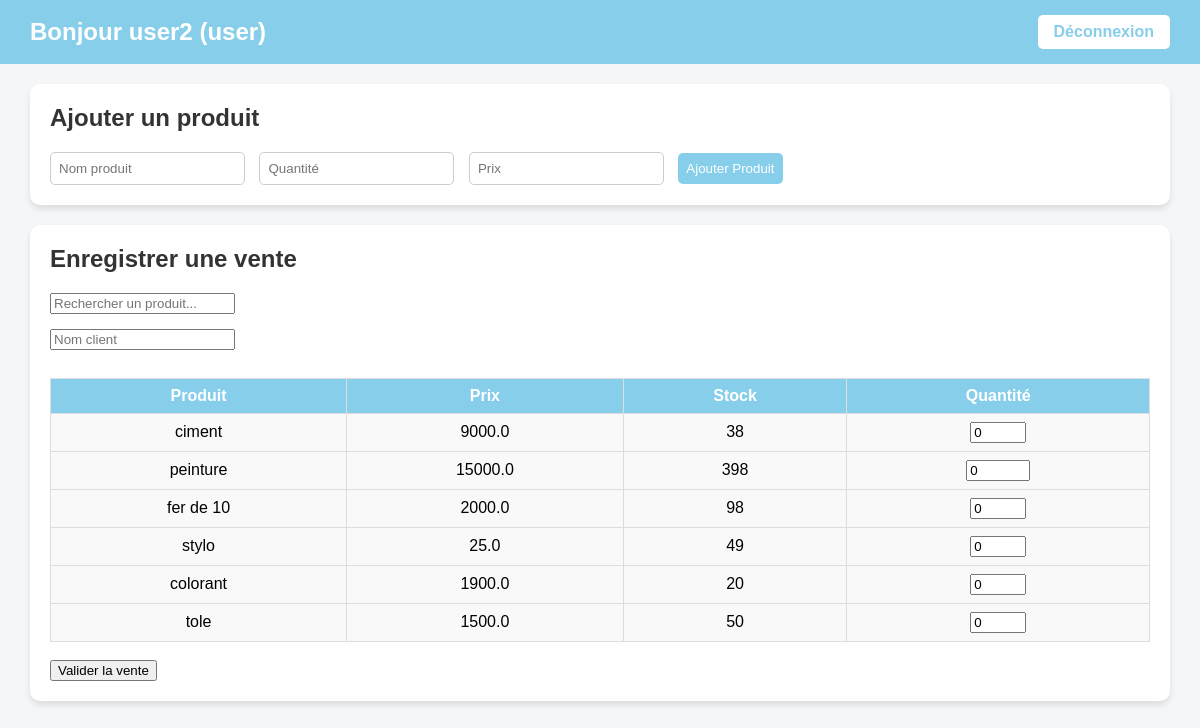
/dashboard (signed in), run on an earlier commit of the app's database.
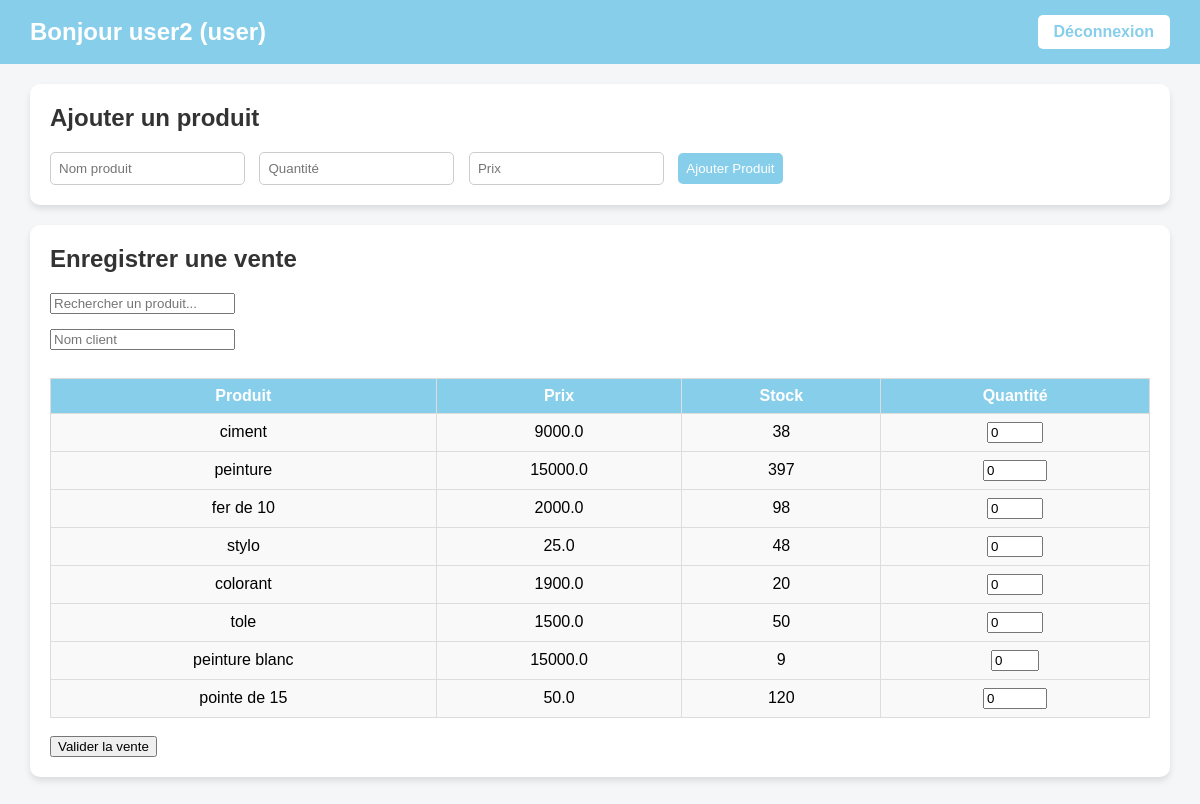
And on a later commit of the database.
### tables this page shows
CREATE TABLE products (
    id INTEGER PRIMARY KEY AUTOINCREMENT,
    name TEXT NOT NULL,
    quantity INTEGER NOT NULL,
    total_quantity INTEGER NOT NULL,
    price REAL NOT NULL,
    username TEXT NOT NULL,
    ville TEXT NOT NULL
);

### main.py (the view)
@app.get("/dashboard", response_class=HTMLResponse)
def dashboard(request: Request):
    if "user" not in request.session:
        return RedirectResponse("/login", status_code=303)
    username = request.session["user"]
    role = request.session.get("role")
    conn = get_db()
    cursor = conn.cursor()
    if role == "admin":
        today = datetime.now().strftime("%Y-%m-%d")
        week_start = (datetime.now() - timedelta(days=datetime.now().weekday())).strftime("%Y-%m-%d")
        month_start = datetime.now().strftime("%Y-%m-01")
        cursor.execute("SELECT SUM(total_price) FROM sales WHERE DATE(date)=?", (today,))
        total_today = cursor.fetchone()[0] or 0
        cursor.execute("SELECT SUM(total_price) FROM sales WHERE DATE(date)>=?", (week_start,))
        total_week = cursor.fetchone()[0] or 0
        cursor.execute("SELECT SUM(total_price) FROM sales WHERE DATE(date)>=?", (month_start,))
        total_month = cursor.fetchone()[0] or 0
        cursor.execute("SELECT name, quantity FROM products WHERE quantity < 5")
        low_stock = cursor.fetchall()
        cursor.execute("""
            SELECT p.name, COALESCE(SUM(s.quantity_sold),0) AS total_sold
            FROM products p
            LEFT JOIN sales s ON s.product_id = p.id
            GROUP BY p.id
            ORDER BY total_sold DESC
            LIMIT 3
        """)
        top_sold = cursor.fetchall()
        cursor.execute("""
            SELECT p.name, COALESCE(SUM(s.quantity_sold),0) AS total_sold
            FROM products p
            LEFT JOIN sales s ON s.product_id = p.id
            GROUP BY p.id
            ORDER BY total_sold ASC
            LIMIT 3
        """)
        least_sold = cursor.fetchall()
        conn.close()
        return templates.TemplateResponse("dashboard.html", {
            "request": request,
            "role": role,
            "username": username,
            "total_today": total_today,
            "total_week": total_week,
            "total_month": total_month,
            "low_stock": low_stock,
            "top_sold": top_sold,
            "least_sold": least_sold
        })
    else:
        cursor.execute("SELECT id, name, quantity, total_quantity, price FROM products WHERE username=?", (username,))
        rows = cursor.fetchall()
        conn.close()
        products = [{"id": r[0], "name": r[1], "quantity": r[2], "total_quantity": r[3], "price": r[4]} for r in rows]
        return templates.TemplateResponse("dashboard.html", {
            "request": request,
            "role": role,
            "username": username,
            "products": products
        })

### templates/dashboard.html (shortened to what this page needs)
<!DOCTYPE html>
<html lang="fr">
<head>
</head>
<body>
<header>
    <h1>Bonjour {{ username }} ({{ role }})</h1>
    <a href="/logout" class="logout">Déconnexion</a>
</header>
<div class="container">
{% if role == "admin" %}
    <div class="card">
        <h2>Statistiques Admin</h2>
        <p><strong>Aujourd'hui :</strong> {{ total_today }} FCFA</p>
        <p><strong>Cette semaine :</strong> {{ total_week }} FCFA</p>
        <p><strong>Ce mois :</strong> {{ total_month }} FCFA</p>
    </div>
    <div class="card">
        <h2>Produits en alerte (quantité < 5)</h2>
        {% if low_stock %}
        <table>
            <tr><th>Produit</th><th>Quantité</th></tr>
            {% for p in low_stock %}
            <tr><td>{{ p[0] }}</td><td>{{ p[1] }}</td></tr>
            {% endfor %}
        </table>
        {% else %}
        <p>Tous les produits sont bien en stock.</p>
        {% endif %}
    </div>
    <div class="card">
        <h2>Top 3 produits les plus vendus</h2>
        {% if top_sold %}
        <table>
            <tr><th>Produit</th><th>Quantité vendue</th></tr>
            {% for p in top_sold %}
            <tr><td>{{ p[0] }}</td><td>{{ p[1] }}</td></tr>
            {% endfor %}
        </table>
        {% else %}
        <p>Aucune vente enregistrée.</p>
        {% endif %}
    </div>
    <div class="card">
        <h2>Top 3 produits les moins vendus</h2>
        {% if least_sold %}
        <table>
            <tr><th>Produit</th><th>Quantité vendue</th></tr>
            {% for p in least_sold %}
            <tr><td>{{ p[0] }}</td><td>{{ p[1] }}</td></tr>
            {% endfor %}
        </table>
        {% else %}
        <p>Aucune vente enregistrée.</p>
        {% endif %}
    </div>
{% else %}
    <div class="card">
        <h2>Ajouter un produit</h2>
        <form class="form-inline" action="/add-product" method="post">
            <input type="text" name="name" placeholder="Nom produit" required>
            <input type="number" name="quantity" placeholder="Quantité" min="1" required>
            <input type="number" name="price" placeholder="Prix" step="0.01" min="0" required>
            <button type="submit">Ajouter Produit</button>
        </form>
    </div>
    <div class="card">
        <h2>Enregistrer une vente</h2>
        <div class="search-box">
            <input type="text" id="searchInput" placeholder="Rechercher un produit...">
        </div>
        <form action="/sale" method="post">
            <input type="text" name="client_name" placeholder="Nom client" required><br><br>
            <table id="productsTable">
                <thead>
                    <tr>
                        <th>Produit</th>
                        <th>Prix</th>
                        <th>Stock</th>
                        <th>Quantité</th>
                    </tr>
                </thead>
                <tbody>
                    {% for p in products %}
                    <tr>
                        <td>{{ p.name }}</td>
                        <td>{{ p.price }}</td>
                        <td>{{ p.quantity }}</td>
                        <td>
                            <input type="number" name="quantities" value="0" min="0" max="{{ p.quantity }}">
                        </td>
                    </tr>
                    {% endfor %}
                </tbody>
            </table>
            <br>
            <button type="submit">Valider la vente</button>
        </form>
    </div>
{% endif %}
</div>
</body>
</html>

### templates/dashboard.html (style rules this page uses)
body { font-family: Arial, sans-serif; background-color: #f4f6f8; margin: 0; padding: 0; }
header { background-color: #87CEEB; color: white; padding: 15px 30px; display: flex; justify-content: space-between; align-items: center; }
header h1 { margin: 0; font-size: 24px; }
header a.logout { background-color: white; color: #87CEEB; padding: 8px 16px; text-decoration: none; border-radius: 5px; font-weight: bold; }
.container { padding: 20px 30px; }
.card { background-color: white; padding: 20px; margin-bottom: 20px; border-radius: 10px; box-shadow: 0 4px 6px rgba(0,0,0,0.1); }
.card h2 { margin-top: 0; color: #333; }
table { width: 100%; border-collapse: collapse; margin-top: 10px; }
table, th, td { border: 1px solid #ddd; }
th, td { padding: 8px; text-align: center; }
th { background-color: #87CEEB; color: white; }
td { background-color: #f9f9f9; }
.form-inline input, .form-inline button { padding: 8px; margin-right: 10px; border-radius: 5px; border: 1px solid #ccc; }
.form-inline button { background-color: #87CEEB; color: white; border: none; cursor: pointer; }
.search-box { margin-bottom: 15px; }

What changed in the data, as far as the page shows it:
changed products "peinture": quantity "398" → "397"
changed products "stylo": quantity "49" → "48"
added products: name "peinture blanc", price "15000.0", quantity "9"
added products: name "pointe de 15", price "50.0", quantity "120"
